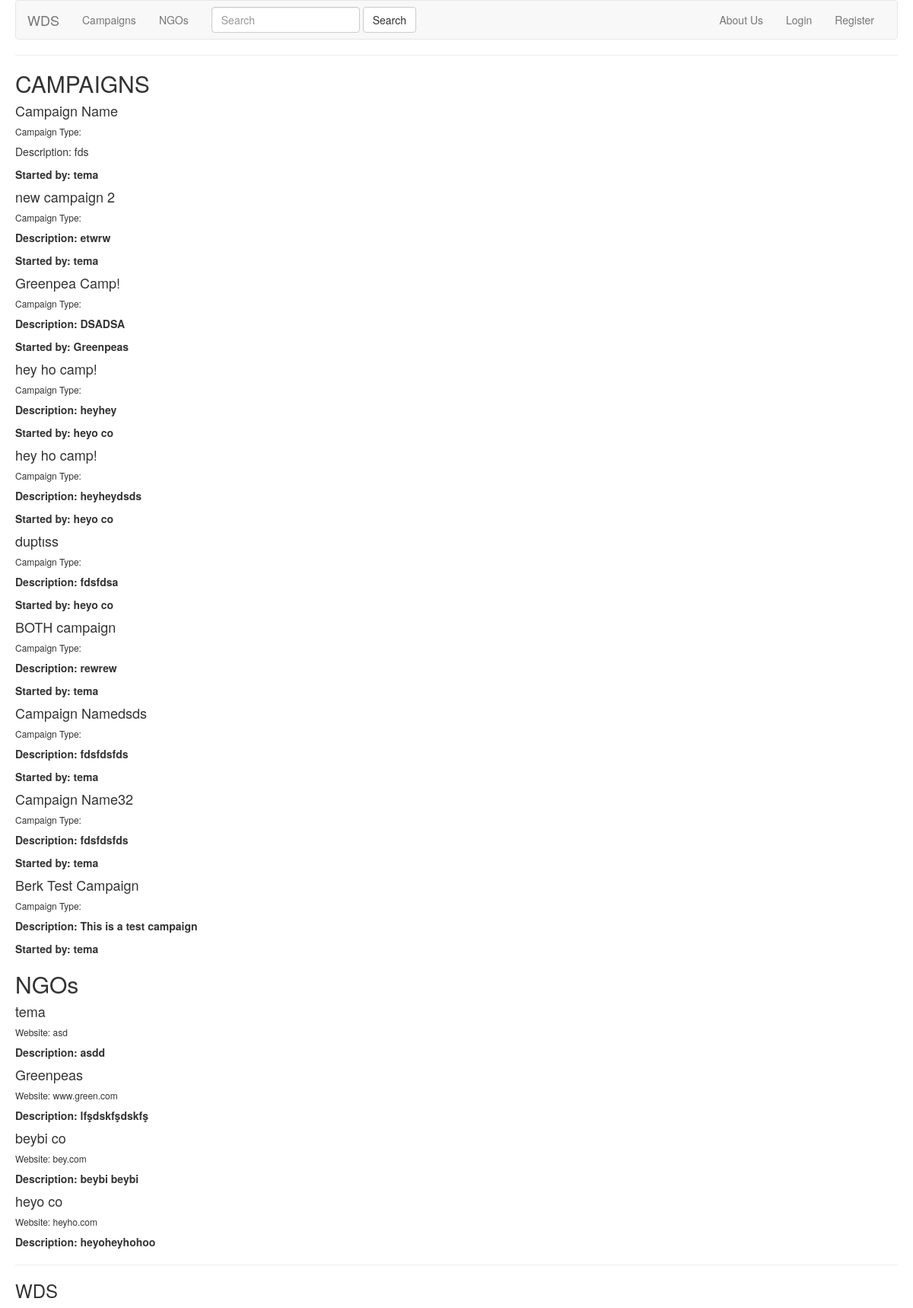
The app's page /index/ with its own data.
### DonApp/models.py (models this page shows, shortened)
class Campaign(models.Model):
    creator = models.ForeignKey(NGOUser, on_delete=models.CASCADE, related_name='campaigns')
    CAMPAIGN_TYPE = (('Monetary', 'Monetary'), ('Item', 'Item'), ('Both', 'Both'))
    campaign_type = models.CharField(max_length=10, choices=CAMPAIGN_TYPE, default='Item')
    campaign_name = models.CharField(default='Campaign Name', max_length=50)
    start_date = models.DateField()
    end_date = models.DateField()
    description = models.TextField(max_length = 600)
    approved = models.BooleanField(default=False)

class NGOUser(models.Model):
    user = models.OneToOneField(User, on_delete=models.CASCADE, related_name='ngo_user')
    org_name = models.CharField(max_length=50)
    description = models.TextField(max_length=600)
    org_phone_num = models.CharField(max_length=15)
    contact_mail = models.CharField(max_length=50, validators=[EmailValidator])
    org_website_link = models.CharField(max_length=50, validators=[URLValidator])
    approved = models.BooleanField(default=False)

### DonApp/views.py (the view, shortened to what this page needs)
# urls.py: url(r'^index/$', views.IndexView.as_view(), name='index'),
class IndexView(TemplateView):
    template_name = 'DonApp/index.html'
    def get(self, request):
        form = IndexForm()
        campaigns = Campaign.objects.all()
        ngos = NGOUser.objects.all()
        context = {'form': form, 'campaigns': campaigns, 'ngos': ngos}
        return render(request, self.template_name, context)

### DonApp/forms.py
class IndexForm(forms.Form):
    post = forms.CharField()

### DonApp/templates/DonApp/index.html
{% extends 'DonApp/base.html' %}
{% block content %}
    <h2>CAMPAIGNS</h2>
    {%  for campaign in campaigns %}
        <h4>{{ campaign.campaign_name }}</h4>
        <h6>Campaign Type: {{ campaign.type }}</h6>
        <p>Description: {{ campaign.description }}</p>
        <b/>
        <p>Started by: {{ campaign.creator.org_name }}</p>
    {%  endfor %}
    <h2>NGOs</h2>
    {%  for ngo in ngos %}
        <h4>{{ ngo.org_name }}</h4>
        <h6>Website: {{ ngo.org_website_link }}</h6>
        <p>Description: {{ ngo.description }}</p>
        <b/>
    {%  endfor %}
{% endblock %}

### records on screen
Campaign: campaign_name "Campaign Name", description "fds", creator.org_name "tema"
Campaign: campaign_name "new campaign 2", description "etwrw", creator.org_name "tema"
Campaign: campaign_name "Greenpea Camp!", description "DSADSA", creator.org_name "Greenpeas"
Campaign: campaign_name "hey ho camp!", description "heyhey", creator.org_name "heyo co"
Campaign: campaign_name "hey ho camp!", description "heyheydsds", creator.org_name "heyo co"
Campaign: campaign_name "duptıss", description "fdsfdsa", creator.org_name "heyo co"
Campaign: campaign_name "BOTH campaign", description "rewrew", creator.org_name "tema"
Campaign: campaign_name "Campaign Namedsds", description "fdsfdsfds", creator.org_name "tema"
Campaign: campaign_name "Campaign Name32", description "fdsfdsfds", creator.org_name "tema"
Campaign: campaign_name "Berk Test Campaign", description "This is a test campaign", creator.org_name "tema"
NGOUser: org_name "tema", org_website_link "asd", description "asdd"
NGOUser: org_name "Greenpeas", org_website_link "www.green.com", description "lfşdskfşdskfş"
NGOUser: org_name "beybi co", org_website_link "bey.com", description "beybi beybi"
NGOUser: org_name "heyo co", org_website_link "heyho.com", description "heyoheyhohoo"
